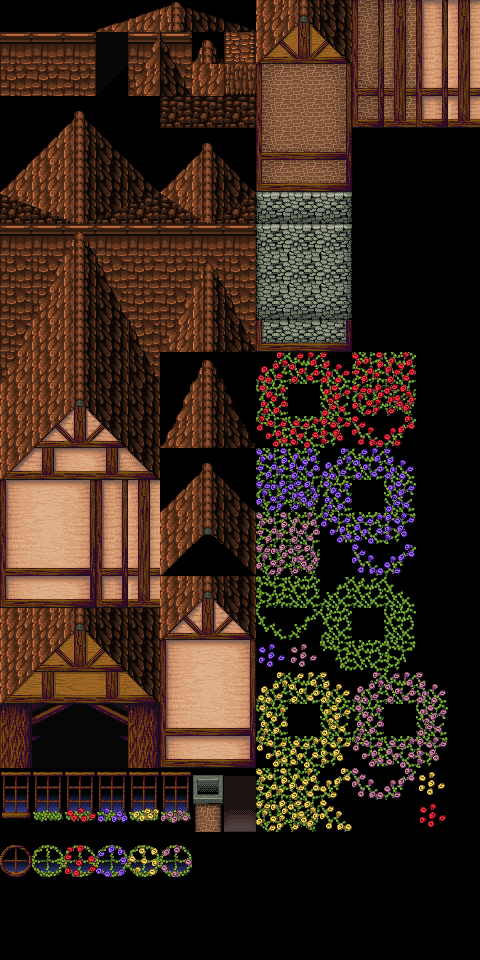

Below is a game level as drawn by its tile map, then a one-line description and the .tmx that defines it (tile-layer data replaced by summaries):
An orthogonal 30x60 tile map with 16x16 px tiles, 1 tile layer (Calque de Tile 1), 2 tilesets.

<map version="1.2" tiledversion="1.2.2" orientation="orthogonal" renderorder="right-down" width="30" height="60" tilewidth="16" tileheight="16" infinite="0" nextlayerid="3" nextobjectid="1">
 <tileset firstgid="1" name="CountryTiles2" tilewidth="16" tileheight="16" tilecount="192" columns="16">
  <image source="CountryTiles2.png" width="256" height="192" />
 </tileset>
 <tileset firstgid="193" name="Town" tilewidth="16" tileheight="16" tilecount="16704" columns="16">
  <image source="Town.png" width="256" height="16704" />
 </tileset>
 <layer id="2" name="Calque de Tile 1" width="30" height="60">
  <data>[1800 cells, 1396 non-empty, 1396 distinct tile ids]</data>
 </layer>
</map>
